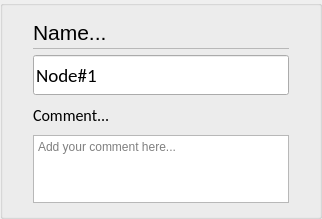
    <widget class="stw::opensyde_gui_elements::C_OgeGbx" name="pc_GroupBoxGeneral">
     <property name="maximumSize">
      <size>
       <width>16777215</width>
       <height>210</height>
      </size>
     </property>
     <property name="title">
      <string/>
     </property>
     <layout class="QHBoxLayout" name="horizontalLayout_2">
      <property name="leftMargin">
       <number>30</number>
      </property>
      <property name="rightMargin">
       <number>30</number>
      </property>
      <property name="bottomMargin">
       <number>13</number>
      </property>
      <item>
       <layout class="QVBoxLayout" name="verticalLayout_2">
        <property name="spacing">
         <number>0</number>
        </property>
        <property name="sizeConstraint">
         <enum>QLayout::SetMinimumSize</enum>
        </property>
        <item>
         <layout class="QHBoxLayout" name="horizontalLayout_3" stretch="0,1">
          <property name="spacing">
           <number>6</number>
          </property>
          <item>
           <widget class="stw::opensyde_gui_elements::C_OgeLabContextMenuBase" name="pc_LabelName">
            <property name="styleRole" stdset="0">
             <string>heading-group-bold</string>
            </property>
            <property name="minimumSize">
             <size>
              <width>0</width>
              <height>30</height>
             </size>
            </property>
            <property name="maximumSize">
             <size>
              <width>16777215</width>
              <height>30</height>
             </size>
            </property>
            <property name="font">
             <font>
              <family>Segoe UI</family>
              <pointsize>16</pointsize>
             </font>
            </property>
            <property name="text">
             <string>Name...</string>
            </property>
           </widget>
          </item>
          <item>
           <spacer name="horizontalSpacer_6">
            <property name="orientation">
             <enum>Qt::Horizontal</enum>
            </property>
            <property name="sizeHint" stdset="0">
             <size>
              <width>40</width>
              <height>1</height>
             </size>
            </property>
           </spacer>
          </item>
         </layout>
        </item>
        <item>
         <layout class="QHBoxLayout" name="horizontalLayout_6" stretch="1">
          <property name="spacing">
           <number>0</number>
          </property>
          <property name="topMargin">
           <number>1</number>
          </property>
          <property name="bottomMargin">
           <number>0</number>
          </property>
          <item>
           <widget class="stw::opensyde_gui_elements::C_OgeFraSeparator" name="frame">
            <property name="minimumSize">
             <size>
              <width>0</width>
              <height>1</height>
             </size>
            </property>
            <property name="maximumSize">
             <size>
              <width>16777215</width>
              <height>1</height>
             </size>
            </property>
            <property name="frameShape">
             <enum>QFrame::StyledPanel</enum>
            </property>
            <property name="frameShadow">
             <enum>QFrame::Raised</enum>
            </property>
           </widget>
          </item>
         </layout>
        </item>
        <item>
         <layout class="QVBoxLayout" name="verticalLayout_3" stretch="0,0,0,1">
          <property name="spacing">
           <number>0</number>
          </property>
          <property name="topMargin">
           <number>6</number>
          </property>
          <item>
           <widget class="stw::opensyde_gui_elements::C_OgeLePropertiesName" name="pc_LineEditName">
            <property name="minimumSize">
             <size>
              <width>0</width>
              <height>40</height>
             </size>
            </property>
            <property name="maximumSize">
             <size>
              <width>16777215</width>
              <height>40</height>
             </size>
            </property>
            <property name="font">
             <font>
              <family>Calibri</family>
              <pointsize>14</pointsize>
             </font>
            </property>
            <property name="text">
             <string>Node#1</string>
            </property>
            <property name="placeholderText">
             <string/>
            </property>
           </widget>
          </item>
          <item>
           <layout class="QHBoxLayout" name="horizontalLayout_8" stretch="0,1">
            <property name="spacing">
             <number>6</number>
            </property>
            <item>
             <widget class="stw::opensyde_gui_elements::C_OgeLabContextMenuBase" name="pc_LabelComment">
              <property name="styleRole" stdset="0">
               <string>heading-group-bold</string>
              </property>
              <property name="minimumSize">
               <size>
                <width>0</width>
                <height>40</height>
               </size>
              </property>
              <property name="maximumSize">
               <size>
                <width>16777215</width>
                <height>40</height>
               </size>
              </property>
              <property name="font">
               <font>
                <family>Calibri</family>
                <pointsize>12</pointsize>
               </font>
              </property>
              <property name="text">
               <string>Comment...</string>
              </property>
             </widget>
            </item>
            <item>
             <spacer name="horizontalSpacer_11">
              <property name="orientation">
               <enum>Qt::Horizontal</enum>
              </property>
              <property name="sizeHint" stdset="0">
               <size>
                <width>40</width>
                <height>1</height>
               </size>
              </property>
             </spacer>
            </item>
           </layout>
          </item>
          <item>
           <widget class="stw::opensyde_gui_elements::C_OgeTedPropertiesComment" name="pc_CommentText">
            <property name="sizePolicy">
             <sizepolicy hsizetype="Expanding" vsizetype="Expanding">
              <horstretch>0</horstretch>
              <verstretch>0</verstretch>
             </sizepolicy>
            </property>
            <property name="minimumSize">
             <size>
              <width>0</width>
              <height>68</height>
             </size>
            </property>
            <property name="maximumSize">
             <size>
              <width>16777215</width>
              <height>68</height>
             </size>
            </property>
            <property name="tabChangesFocus">
             <bool>true</bool>
            </property>
            <property name="html">
             <string>&lt;!DOCTYPE HTML PUBLIC &quot;-//W3C//DTD HTML 4.0//EN&quot; &quot;http://www.w3.org/TR/REC-html40/strict.dtd&quot;&gt;
&lt;html&gt;&lt;head&gt;&lt;meta name=&quot;qrichtext&quot; content=&quot;1&quot; /&gt;&lt;style type=&quot;text/css&quot;&gt;
p, li { white-space: pre-wrap; }
&lt;/style&gt;&lt;/head&gt;&lt;body style=&quot; font-family:'MS Shell Dlg 2'; font-size:8.25pt; font-weight:400; font-style:normal;&quot;&gt;
&lt;p style=&quot;-qt-paragraph-type:empty; margin-top:0px; margin-bottom:0px; margin-left:0px; margin-right:0px; -qt-block-indent:0; text-indent:0px;&quot;&gt;&lt;br /&gt;&lt;/p&gt;&lt;/body&gt;&lt;/html&gt;</string>
            </property>
            <property name="acceptRichText">
             <bool>false</bool>
            </property>
            <property name="placeholderText">
             <string>Add your comment here...</string>
            </property>
           </widget>
          </item>
          <item>
           <spacer name="verticalSpacer_2">
            <property name="orientation">
             <enum>Qt::Vertical</enum>
            </property>
            <property name="sizeHint" stdset="0">
             <size>
              <width>20</width>
              <height>5</height>
             </size>
            </property>
           </spacer>
          </item>
         </layout>
        </item>
       </layout>
      </item>
     </layout>
    </widget>
